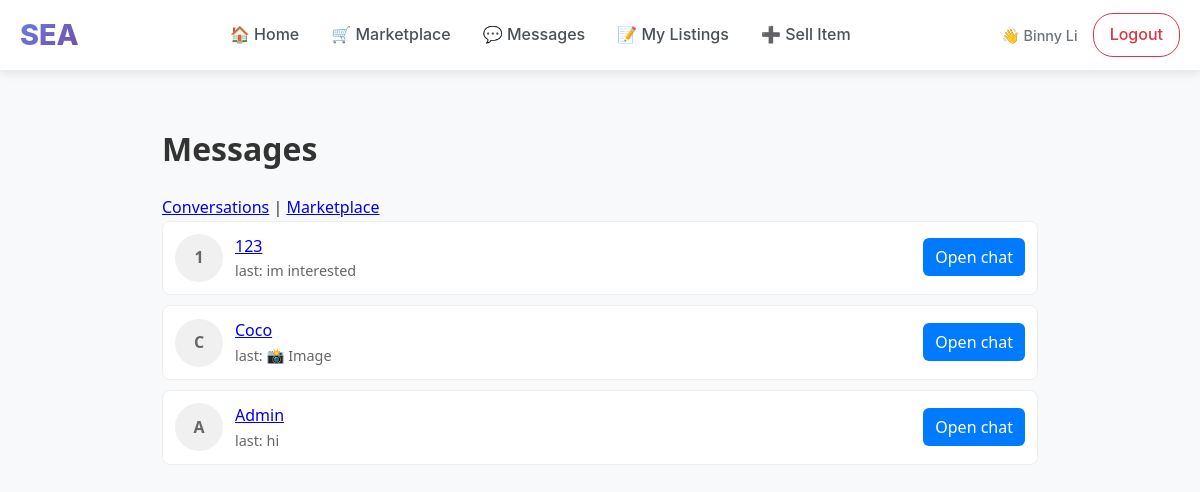
The app's page /messages (signed in) with its own data.
### tables this page shows
CREATE TABLE students (
        student_id INTEGER PRIMARY KEY AUTOINCREMENT,
        name TEXT NOT NULL,
        email TEXT UNIQUE NOT NULL,
        password TEXT NOT NULL,
        org TEXT
    , is_admin INTEGER DEFAULT 0);

### app.py (the view)
@app.route('/messages')
def messages():
    user_id = session.get('user_id')
    if not user_id:
        flash("Please log in.")
        return redirect(url_for('login'))
    conn = get_db_connection()
    cur = conn.cursor()
    cur.execute("""
        SELECT s.student_id, s.name, m2.content AS last_msg, t.last_at
        FROM (
            SELECT other_id, MAX(last_msg) AS last_at
            FROM (
                SELECT receiver_id AS other_id, created_at AS last_msg FROM messages WHERE sender_id=?
                UNION ALL
                SELECT sender_id   AS other_id, created_at AS last_msg FROM messages WHERE receiver_id=?
            )
            GROUP BY other_id
        ) t
        JOIN messages m2 ON (
            (m2.sender_id = ? AND m2.receiver_id = t.other_id AND m2.created_at = t.last_at)
            OR
            (m2.sender_id = t.other_id AND m2.receiver_id = ? AND m2.created_at = t.last_at)
        )
        JOIN students s ON s.student_id = t.other_id
        WHERE t.other_id != ?
        ORDER BY t.last_at DESC
    """, (user_id, user_id, user_id, user_id, user_id))
    rows = cur.fetchall()
    convos = [dict(r) for r in rows]
    conn.close()
    return render_template('messages.html', convos=convos)

### app.py (called while the page is built, shortened)
def get_db_connection():
    db_path = os.path.join(BASE_DIR, 'database', 'marketplace.db')
    conn = sqlite3.connect(db_path, timeout=30.0)
    conn.row_factory = sqlite3.Row
    conn.execute('PRAGMA journal_mode=WAL;')
    return conn

def require_login():
    if 'user_id' not in session:
        return False
    session['last_activity'] = datetime.now().isoformat()
    return True

@app.context_processor
def inject_csrf_token():
    return dict(csrf_token=generate_csrf_token)

@app.context_processor
def inject_admin_status():
    return dict(is_admin_user=is_admin())

def is_admin():
    if not require_login():
        return False
    conn = get_db_connection()
    cur = conn.cursor()
    cur.execute("SELECT is_admin FROM students WHERE student_id = ?", (session['user_id'],))
    result = cur.fetchone()
    conn.close()
    return result and result[0] == 1

### templates/messages.html (shortened to what this page needs)
{% extends "base.html" %}
{% block content %}
<div class="messages-wrap">
  <h1>Messages</h1>
  <div class="messages-nav">
    <a href="{{ url_for('conversations') }}">Conversations</a> |
    <a href="{{ url_for('marketplace') }}">Marketplace</a>
  </div>
  {% if convos %}
    <ul class="convo-list">
      {% for c in convos %}
        <li class="convo-item">
          <div style="display:flex;gap:12px;align-items:center">
            <div class="avatar">{{ (c['name'][:1] if c['name'])|upper }}</div>
            <div>
              <div><a class="open-chat" href="{{ url_for('chat_page', other_id=c['student_id']) }}" data-other="{{ c['student_id'] }}" data-name="{{ c['name']|e }}">{{ c['name'] }}</a></div>
              <div style="color:#666;font-size:0.9rem">last: {{ c['last_msg'] }}</div>
            </div>
          </div>
          <div>
            <a class="btn-primary open-chat" href="{{ url_for('chat_page', other_id=c['student_id']) }}" data-other="{{ c['student_id'] }}" data-name="{{ c['name']|e }}">Open chat</a>
          </div>
        </li>
      {% endfor %}
    </ul>
  {% else %}
    <p>No conversations yet.</p>
  {% endif %}
</div>
{% endblock %}

### templates/base.html (shortened to what this page needs)
<!DOCTYPE html>
<html lang="en">
<head>
</head>
<body data-user-id="{% if session.get('user_id') %}{{ session.get('user_id') }}{% endif %}"{% if other %} data-other-id="{{ other['student_id'] }}"{% endif %}>
<nav class="navbar">
  <div class="nav-container">
    <a href="{{ url_for('home') }}" class="nav-brand">SEA</a>
    <div class="nav-links" id="navLinks">
      <a href="{{ url_for('home') }}">🏠 Home</a>
      <a href="{{ url_for('marketplace') }}">🛒 Marketplace</a>
      <a href="{{ url_for('messages') }}">💬 Messages</a>
      {% if session.get('user_id') %}
        <a href="{{ url_for('my_listings') }}">📝 My Listings</a>
        <a href="{{ url_for('add_item') }}">➕ Sell Item</a>
      {% endif %}
    </div>
    <div class="nav-user">
      {% if session.get('user_id') %}
        <span class="user-info">👋 {{ session.get('user_name') }}</span>
        <a href="{{ url_for('logout') }}" class="btn-logout">Logout</a>
      {% else %}
        <a href="{{ url_for('login') }}" class="btn-outline">Login</a>
        <a href="{{ url_for('register') }}" class="btn-primary">Register</a>
      {% endif %}
    </div>
  </div>
</nav>
<div class="main-content">
{% block content %}{% endblock %}
</div>
{% set is_chat_page = request.endpoint == 'chat_page' %}
</body>
</html>

### templates/base.html (style rules this page uses)
* { box-sizing: border-box; }
body { margin: 0; font-family: -apple-system, BlinkMacSystemFont, 'Segoe UI', Roboto, sans-serif; background: #f8f9fa; line-height: 1.6; color: #333; }
.main-content { min-height: calc(100vh - 80px); padding-top: 0; }
.navbar { background: white; padding: 12px 0; box-shadow: 0 2px 10px rgba(0, 0, 0, 0.1); border-bottom: 1px solid #e9ecef; position: sticky; top: 0; z-index: 1000; }
.nav-container { max-width: 1200px; margin: 0 auto; padding: 0 20px; display: flex; align-items: center; justify-content: space-between; flex-wrap: wrap; gap: 20px; }
.nav-brand { font-size: 1.8rem; font-weight: 800; color: #667eea; text-decoration: none; background: linear-gradient(135deg, #667eea 0%, #764ba2 100%); -webkit-background-clip: text; background-clip: text; -webkit-text-fill-color: transparent; }
.nav-links { display: flex; align-items: center; gap: 0; flex: 1; justify-content: center; flex-wrap: wrap; }
.nav-links a { color: #495057; text-decoration: none; padding: 10px 16px; border-radius: 6px; font-weight: 500; transition: all 0.2s ease; position: relative; }
.nav-user { display: flex; align-items: center; gap: 15px; flex-wrap: wrap; }
.user-info { color: #6c757d; font-size: 0.9rem; font-weight: 500; }
.nav-user a { color: #495057; text-decoration: none; padding: 8px 16px; border-radius: 20px; font-weight: 500; transition: all 0.2s ease; border: 1px solid transparent; }
.nav-user a.btn-logout { color: #dc3545; border: 1px solid #dc3545; }

### templates/messages.html (style rules this page uses)
.messages-wrap { max-width:900px;margin:18px auto;padding:12px;font-family:Segoe UI, Roboto, Arial, sans-serif; }
.convo-list { list-style:none;padding:0;margin:0 }
.convo-item { display:flex;justify-content:space-between;align-items:center;padding:12px;border:1px solid #eee;border-radius:8px;margin-bottom:10px;background:#fff }
.avatar { width:48px;height:48px;border-radius:50%;background:#f0f0f0;display:inline-flex;align-items:center;justify-content:center;font-weight:700;color:#666 }
.btn-primary { background:#007bff;color:#fff;padding:8px 12px;border-radius:6px;text-decoration:none }

### records on screen
students: get "Binny Li"
students: name "1", name "123", last_msg "im interested"
students: name "C", name "Coco", last_msg "📸 Image"
students: name "A", name "Admin", last_msg "hi"
